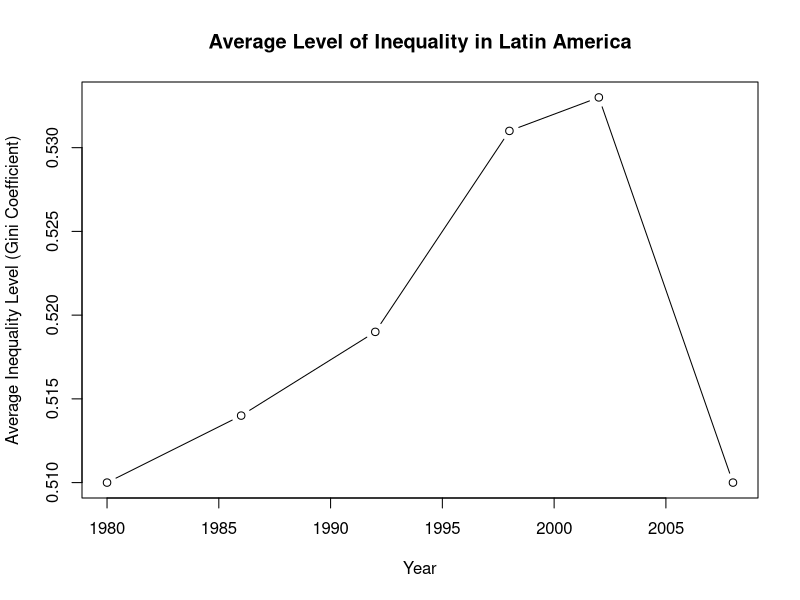
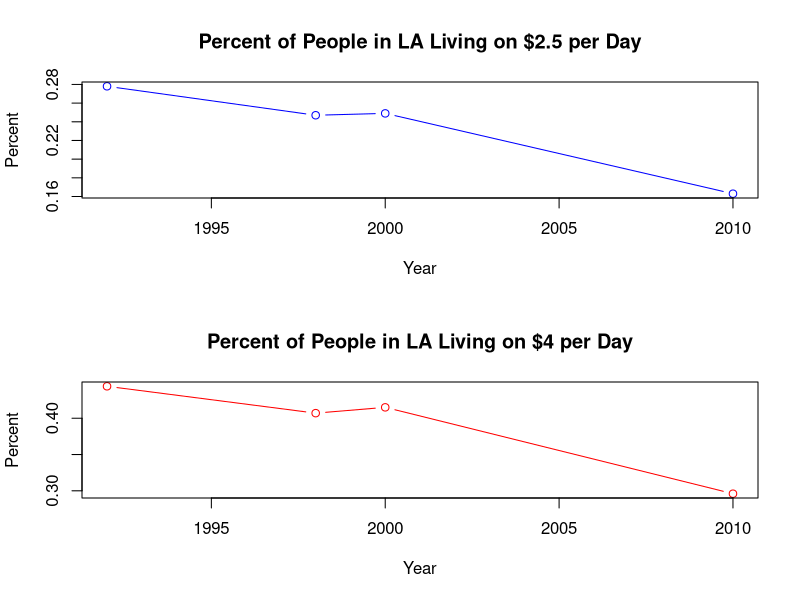
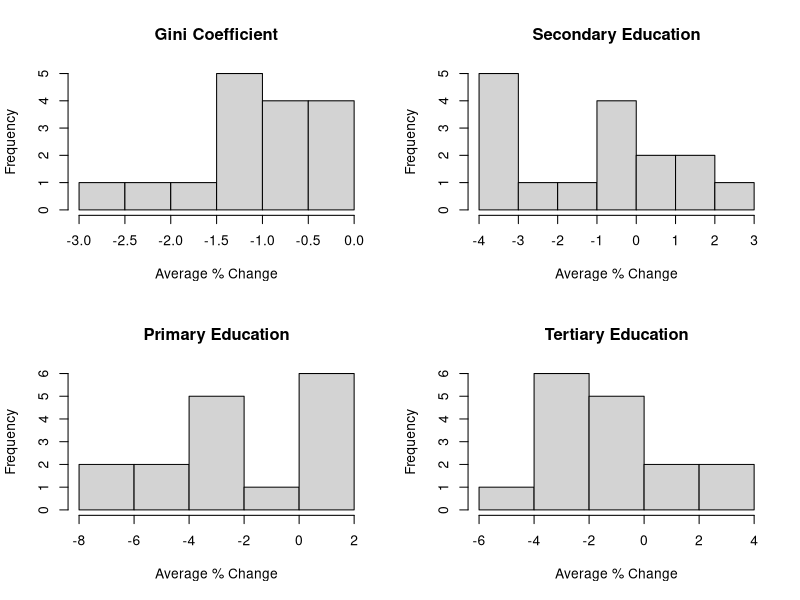
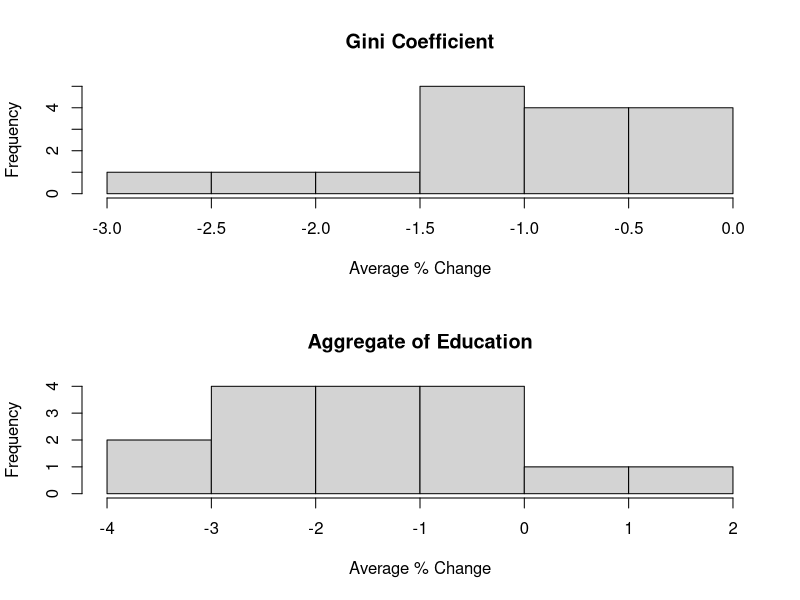
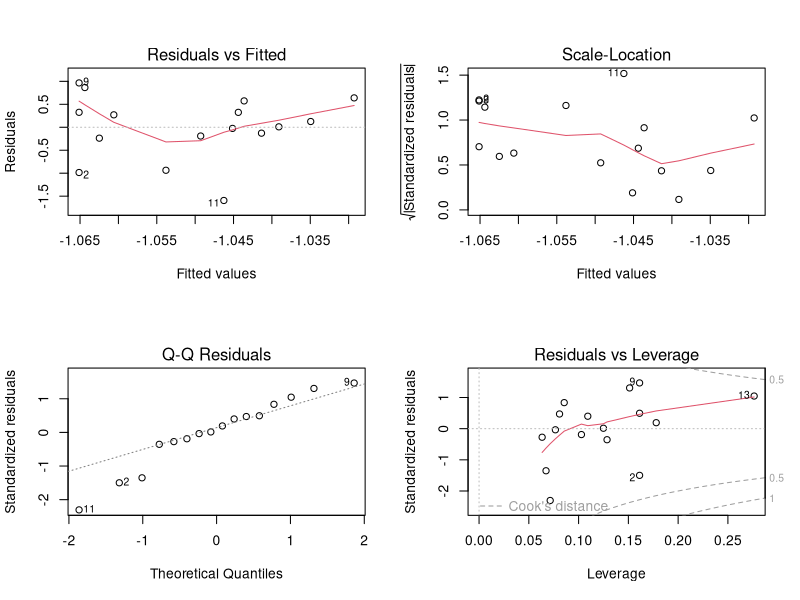
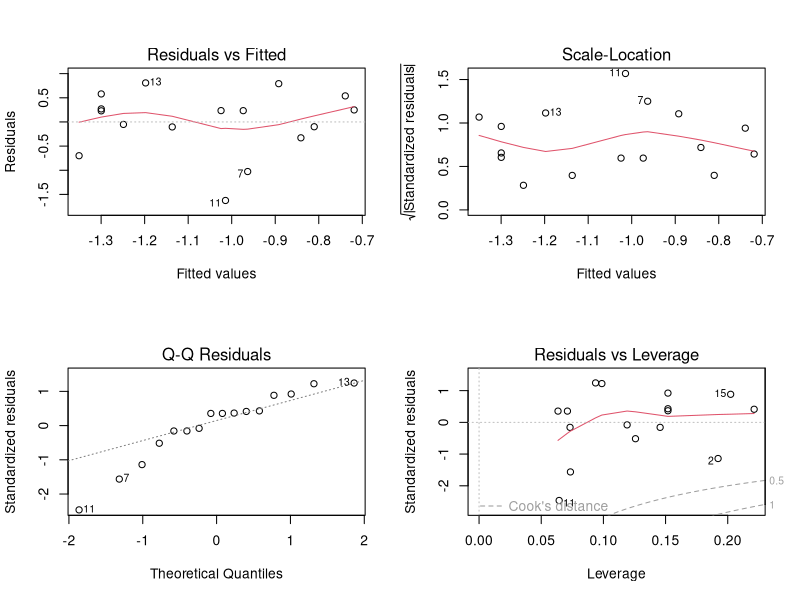
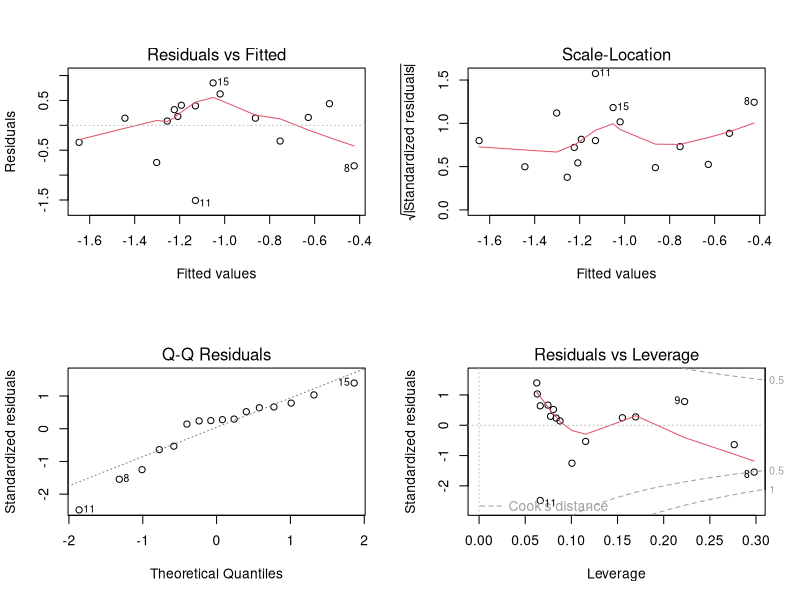
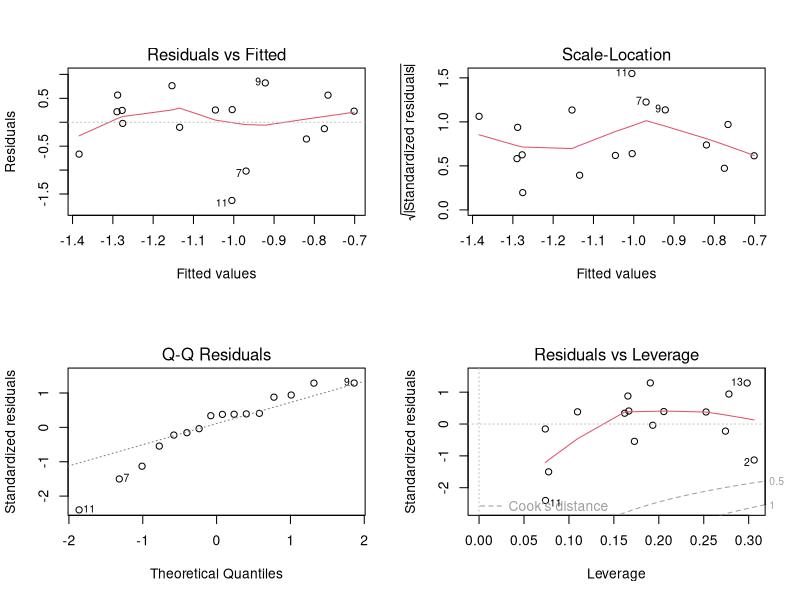

R code for these plots, in order:
##___Joshua Winter________Statistical Computing Final Project___________Lustig Analysis and Recreation_____________________________________

## sweep plots after each set

##__________________________________________________________________________________________________________________________________________
##______________________________________Average Gini 1980-2008_______________________________________________________________________________

## represents the average gini coefficent for all Latin American countries from 1980 to 2008. The years selected were those that had accurate data from the most countries. 

YearAverageGini<-c(1980,1986,1992,1998,2002,2008)
AverageGiniCoefficient<-c(.51,.514,.519,.531,.533,.51)

## dataframe creation 

AverageInequalitybyYear<-data.frame(YearAverageGini, AverageGiniCoefficient)
View(AverageInequalitybyYear)

## plot

plot.default(YearAverageGini,AverageGiniCoefficient, type = "b", ylab = "Average Inequality Level (Gini Coefficient)", xlab="Year", main = "Average Level of Inequality in Latin America")

##_________________________________________________________________________________________________________________________________________
##________________________________________% of People in LA living on $2.5 and $4 per day___________________________________________________

## Yearmonperday represents the years from 1992-2010, twopointfiveperday is the percent of people in Latin America living on 2.5 dollars per day or less, four per day is the percentage of people in LA living on $4 or less per day, both are expressed as decimals. 

Yearmonperday<-c(1992, 1998, 2000, 2010)
twopointfiveperday<-c(.278, .247, .249, .163)
fourperday<-c(0.444, 0.407, 0.415,0.296)



layout(matrix(c(1,2),2,1)) # 2 plots per page


##plots

plot(Yearmonperday, twopointfiveperday, xlab="Year", ylab = "Percent", main = "Percent of People in LA Living on $2.5 per Day", col="blue", type = "b")

plot(Yearmonperday, fourperday, xlab="Year", ylab = "Percent", main = "Percent of People in LA Living on $4 per Day", col="red", type = "b")



##______________________________________________________________________________________________________________________________________________________
##___________________________________________________Chart Layout for Regressions_______________________________________________________________________


layout(matrix(c(1,2,3,4),2,2)) # optional 4 graphs/page 

##______________________________________________________________________________________________________________________________________________________
##______________________________________Education by Tier and Inequality 2000-2010______________________________________________________________________

## Y= Average annual percent change gini coefficient , X=average percent change in return to education (all levels), 
## All of the following are average annual: P=percent change in return to primary education, S= percent change in return to secondary eduction, T=percent change in return to tertiary education

Countries<-c("Argentina","Bolivia","Brazil","Chile",	"Costa Rica",	"Dominican Republic",	"Ecuador"	,"El Salvador",	"Guatemala",	"Mexico",	"Nicaragua",	"Panama",	"Paraguay",	"Peru", "Uruguay", "Venezuela")
y=c(-1.3,-2.05, -1.03, -.72,-.47, -.79,-1.99,-1.24,-.1,-1.17,-2.64,-.74,-.39,-.91,-.2,-1.07)
x=c(-1.8, -1.6, -3.533, -2.33, 0, -.7, -2.067, -.43, 1.533, -1.933, -1.8, 0, -3.67, -2.33, .867, -2.03)
P=c(1.3, 2, -4.9, -3.5, -3.7, .8, -1, -2.2, 2, -4.3, -3, 2, -7.5, -6, 1.8, -3.3)
S=c(-3.0, -4, -3.5,-3.5, 2.2, -.8, -.2, -1.9, .5, 1, -.7, -.3, -2.5, 1.3, 2, -3.5)
T=c(-3.7, -2.8, -2.2, 0, 1.5, -2.1, -5, 2.8, 2.1, -2.5, -1.7, -1.7, -1, -2.3, -1.2, .7)

## histograms

hist(y, main="Gini Coefficient", xlab="Average % Change")
hist(P, main = "Primary Education", xlab="Average % Change")
hist(S, main="Secondary Education", xlab="Average % Change")
hist(T, main="Tertiary Education", xlab="Average % Change")

layout(matrix(c(1,2),2,1))

hist(y, main="Gini Coefficient", xlab="Average % Change")
hist(x, main="Aggregate of Education", xlab="Average % Change")


##dataframe creation: Education by tier and inequality

EBTI<-data.frame(Countries,y,x,P,S,T)
list(EBTI)
summary(EBTI)

## regressions

layout(matrix(c(1,2,3,4),2,2))

summary(lm(formula = y ~ P))
plot(lm(formula = y ~ P))

summary(lm(formula = y ~ S))
plot(lm(formula = y ~ S))

summary(lm(formula = y ~ T))
plot(lm(formula = y ~ T))

summary(lm(formula = y ~ P+S))
plot(lm(formula = y ~ P+S))

summary(lm(formula = y ~ P+T))
plot(lm(formula = y ~ P+T))

summary(lm(formula = y ~ S+T))
plot(lm(formula = y ~ S+T))

summary(lm(formula = y ~ P+S+T))
plot(lm(formula = y ~ P+S+T))

summary(lm(formula = y ~ x))
plot(lm(formula = y ~ x))


## Plots

plot(P,y, xlab = "%Change Returns to Primary Ed", ylab="% Change in Average Inequality", main = "% Change in Inequality vs % Change Avg. Returns to Primary Ed")

plot(S,y, xlab = "%Change Returns to Secondary Ed", ylab="% Change in Average Inequality", main = "% Change in Inequality vs % Change Avg. Returns to Secondary Ed")

plot(T,y, xlab = "%Change Returns to Teriary Ed", ylab="% Change in Average Inequality", main = "% Change in Inequality vs % Change Avg. Returns to Tertiary Ed")

plot(x,y, xlab = "Avg. % Change Returns to Ed", ylab="% Change in Average Inequality", main = "% Change in Inequality vs % Change Avg. Returns to Ed")



##______________________________________________________________________________________________________________________________________________________________
##__________________________Supply and Demand of Workers________________________________________________________________________________________________________

## all are average annual percent change for 16 countries 2000-2010, WP represents the change in wage premium for increased (skill), total change is change is chnage in demand of unskilled workers + change in supply of unskilled workers)

CountriesSD<-c("Argentina","Bolivia","Brazil","Chile",	"Costa Rica",	"Dominican Republic",	"Ecuador"	,"El Salvador",	"Guatemala",	"Mexico",	"Nicaragua",	"Panama",	"Paraguay",	"Peru", "Uruguary", "Venezuela")
Changeinsupplyofunskilledworkers<-c(2.4,5.1,4.4,1.1,6,3.4,3.4,-0.03,2.3,2.2,6.6,2.4,6.1,3.8,1.1,4.2)
changeindemandofunskilledworkers<-c(-4.7,-8.7,-5.1,-4.7,0.1,2.8,-6.3,-0.5,-3.3,-6.3,-14.1,-4.4,-10.8,-4.6,-1.4,-10.3)
TotalChangeinsupplyanddemandunskilledworkers<-c(-2.3,-3.6,	-0.7,	-3.6,	6.1,	6.2,	-2.9,	-0.53,	-1,	-4.1,	-7.5,	-2,	-4.7,	-0.8,	-0.3,	-6.1)
WP<-c(-2.4,-4.6,-3.2,-1.9,-2,-0.2,-3.2,-0.1,-1.9,-2.8,-6.9,-2.6,-5.6,-2.8,-0.9,-4.8)

##histograms

hist(Changeinsupplyofunskilledworkers, main=" Change in Supply of Unskilled Workers", xlab="Average % Change")
hist(changeindemandofunskilledworkers, main="Change in Demand of Unskilled Workers", xlab="Average % Change")
hist(TotalChangeinsupplyanddemandunskilledworkers, main="Total Change S&D Unskilled Workers", xlab="Average % Change")
hist(WP,main="Change Wage Premium", xlab="Average % Change")

## creation of dataframes

##complete dataset

GWPSD<-data.frame(CountriesSD, y, WP,changeindemandofunskilledworkers, Changeinsupplyofunskilledworkers, TotalChangeinsupplyanddemandunskilledworkers)
list(GWPSD)
summary(GWPSD)

## Average annual change in gini by country: Simplified version of last dataframe that just shows inequality change by country

AACG<-data.frame(CountriesSD,y)
list(AACG)
summary(AACG)


## Plots

plot(WP, y, xlab ="% Change Wage Premium", ylab="% Change Inequality", main="% Change Wage Premium Unskilled Workers vs % Change Inequality" )

plot(Changeinsupplyofunskilledworkers, y, xlab ="% Change Supply Unskilled Workers", ylab="% Change Inequality", main="% Change Supply Unskilled Workers vs % Change Inequality" )

plot(changeindemandofunskilledworkers, y, xlab ="% Change Demand Unskilled Workers", ylab="% Change Inequality", main="% Change Demand Unskilled Workers vs % Change Inequality" )

plot(TotalChangeinsupplyanddemandunskilledworkers, y, xlab ="Total % Change S&D Unskilled Workers", ylab="% Change Inequality", main="Total % Change S&D Unskilled Workers vs % Change Inequality" )


## Regressions

summary(lm(formula = y ~ WP))
plot(lm(formula = y ~ WP))

summary(lm(formula = y ~ Changeinsupplyofunskilledworkers))
plot(lm(formula = y ~ Changeinsupplyofunskilledworkers))

summary(lm(formula = y ~ changeindemandofunskilledworkers))
plot(lm(formula = y ~ changeindemandofunskilledworkers))

summary(lm(formula = y ~ TotalChangeinsupplyanddemandunskilledworkers))
plot(lm(formula = y ~ TotalChangeinsupplyanddemandunskilledworkers))

summary(lm(formula = y ~ WP+Changeinsupplyofunskilledworkers))
plot(lm(formula = y ~ WP+Changeinsupplyofunskilledworkers))

summary(lm(formula = y ~ WP+changeindemandofunskilledworkers))
plot(lm(formula = y ~ WP+changeindemandofunskilledworkers))

summary(lm(formula = y ~ WP+TotalChangeinsupplyanddemandunskilledworkers))
plot(lm(formula = y ~ WP+TotalChangeinsupplyanddemandunskilledworkers))
